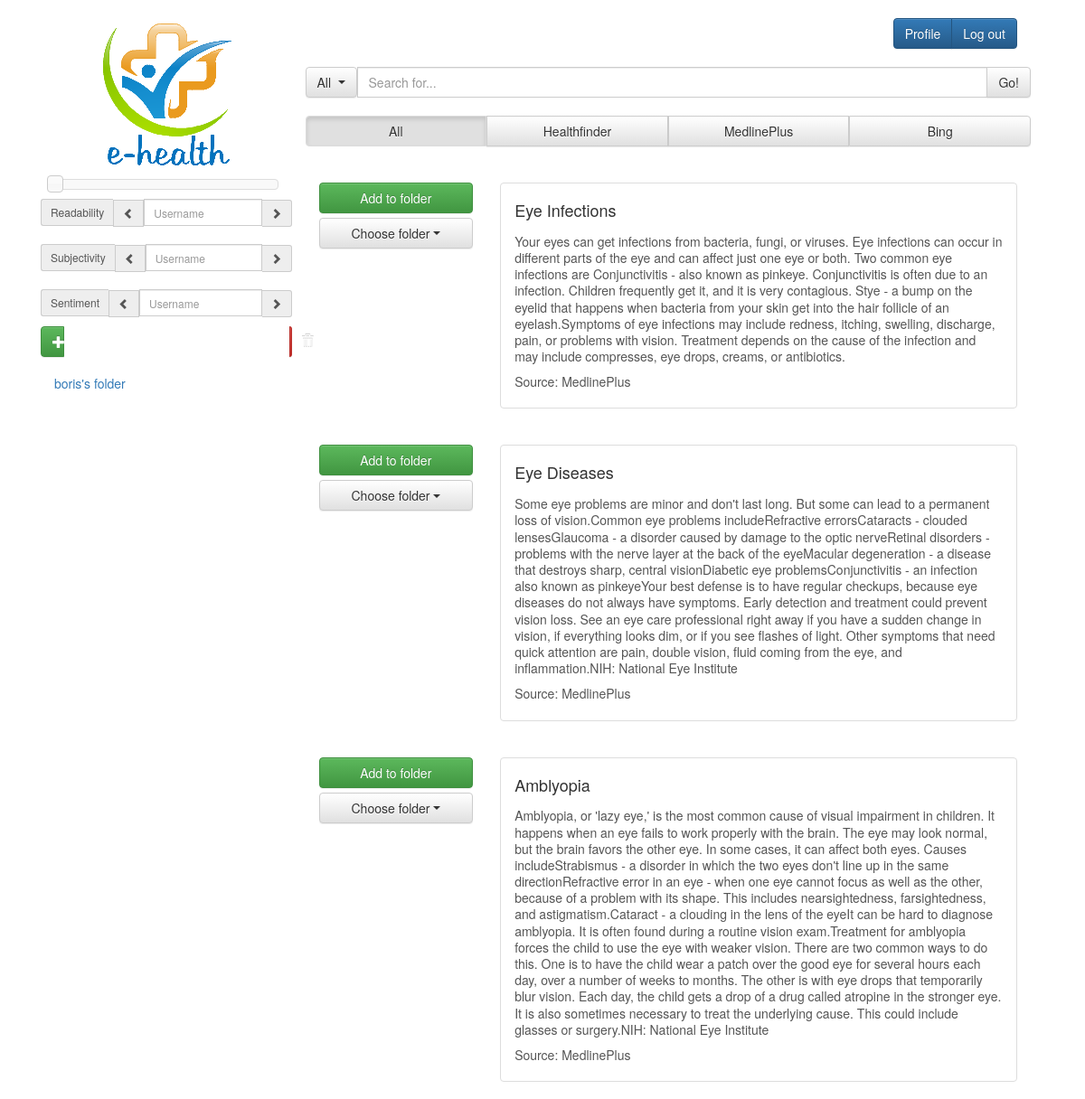
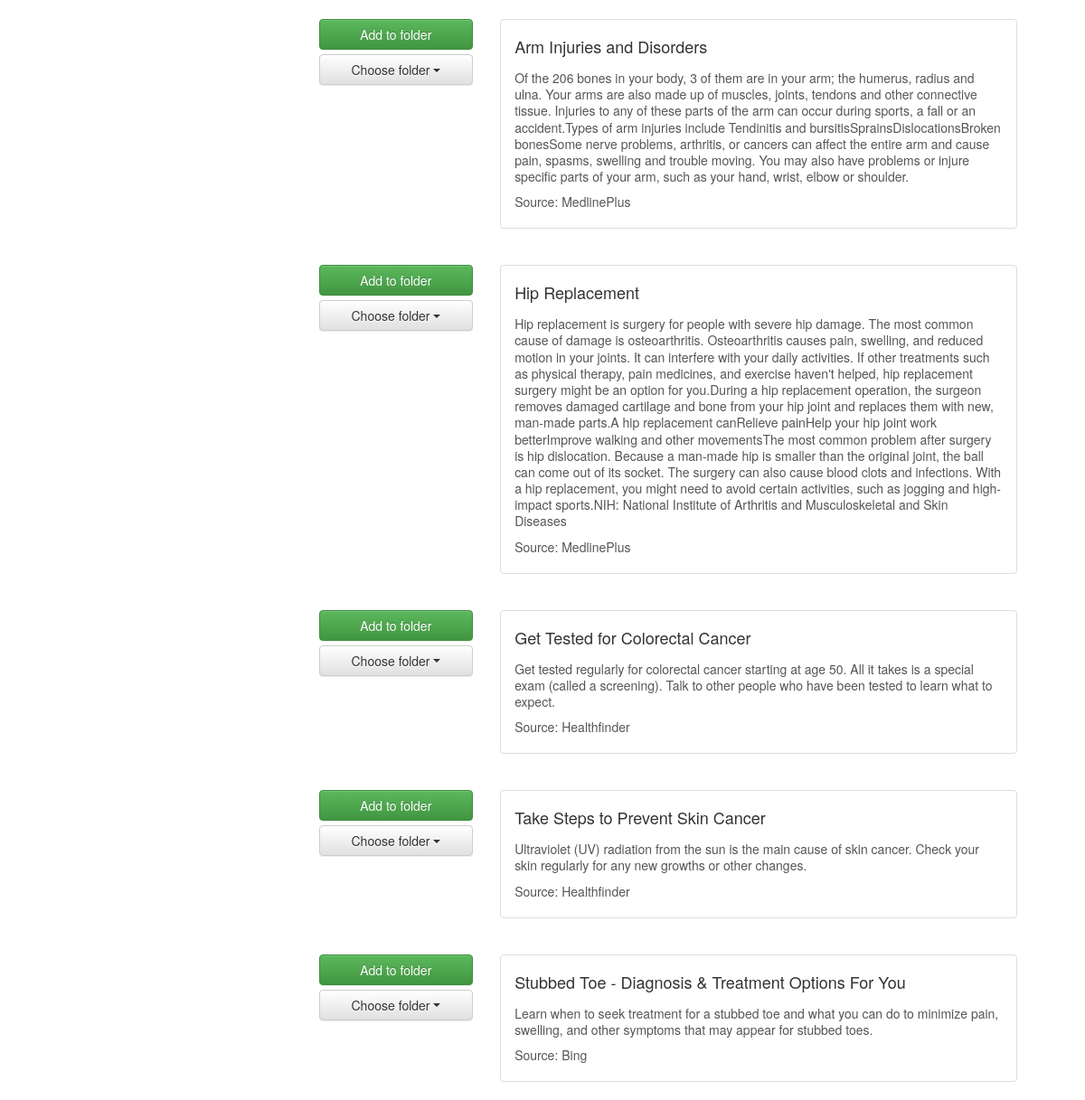
/ehealth/dashboard/ (signed in), run on the app's committed database (2 pictures, top to bottom).
### ehealth/models.py (models this page shows, shortened)
class Folder(models.Model):
        user = models.ForeignKey(Searcher, related_name="folders")
        name = models.CharField(max_length=128, unique=False)
        pages = models.ManyToManyField(Page,through='FolderPage',related_name="folders")
        public = models.BooleanField(default=False)

class Page(models.Model):
    title = models.CharField(max_length=128)
    source = models.CharField(max_length=128)
    summary = models.TextField()
    url = models.URLField()
    readability_score = models.FloatField(default=0)
    sentiment_score = models.FloatField(default=0)
    subjectivity_score = models.FloatField(default=0)
    times_saved = models.BigIntegerField(default=0)

### ehealth/views.py (the view)
def dashboard(request):
    context_dict={}
    try:
        user = request.user     #get the cureent logged in user
        user=User.objects.get(username=user)
        searcher=Searcher.objects.get(user=user)
        folders = searcher.folders.all()
        context_dict["folders"]=folders
    except:
        return HttpResponseRedirect("/ehealth/")
    try:
        topPages = Page.objects.order_by("times_saved")[:15]
        context_dict["pages"] = topPages
    except:
        print "stuff broke"
    return render(request, 'dashboard.html',context_dict)

### templates/dashboard.html (shortened to what this page needs)
{% extends "layout.html" %}
{% load staticfiles %}
{% block content %}
<link rel="stylesheet" type="text/css" href="{% static "css/main.css" %}" />
<div class="container">
    <div class="col-md-3 menu mtb20">
        <div class="col-md-13 col-md-offset-2 mb10">
          <a href="/ehealth/dashboard/">
            <img src="{% static "img/logo.png" %}" class="img-responsive" alt="Responsive image">
          </a>
        </div>
        <div id="slider1" class="slider"></div>
        <div class="row">
          <div class="readability_score">
            <div class="input-group input-group-sm mtb10">
              <span class="input-group-addon">Readability</span>
              <span class="input-group-addon glyphicon glyphicon-chevron-left" id="sizing-addon2"></span>
              <input id="readability_score_input" type="text" class="form-control" placeholder="Username" aria-describedby="sizing-addon2">
              <span class="input-group-addon glyphicon glyphicon-chevron-right" id="sizing-addon2"></span>
            </div>
          </div>
          <div class="subjectivity_score mtb10">
            <div class="input-group input-group-sm">
              <span class="input-group-addon">Subjectivity</span>
              <span class="input-group-addon glyphicon glyphicon-chevron-left" id="sizing-addon2"></span>
              <input id="readability_score_input" type="text" class="form-control" placeholder="Username" aria-describedby="sizing-addon2">
              <span class="input-group-addon glyphicon glyphicon-chevron-right" id="sizing-addon2"></span>
            </div>
          </div>
          <div class="sentiment_score mtb10">
            <div class="input-group input-group-sm">
              <span class="input-group-addon">Sentiment</span>
              <span class="input-group-addon glyphicon glyphicon-chevron-left" id="sizing-addon2"></span>
              <input id="readability_score_input" type="text" class="form-control" placeholder="Username" aria-describedby="sizing-addon2">
              <span class="input-group-addon glyphicon glyphicon-chevron-right" id="sizing-addon2"></span>
            </div>
          </div>
        </div>
        <div class="col-md-13 row">
            <div class="btn-group btn-group-justified" role="group">
                <div id=create_folder class="btn btn-success centered glyphicon glyphicon-plus create_folder" role="button"
                      type="button"></div>
                <div id="delete_folder" class="btn btn-danger centered glyphicon glyphicon-trash" role="button" ></div>
            </div>
        </div>
        <div class="col-md-13 mt10 mb10 row">
            <ul class="nav nav-pills nav-stacked folder_list">
              {% if folders %}
              {% for folder in folders %}
                <li role="presentation" class="btn-block folder"><a class="nofocus" href="#!" >{{folder.name}}</a></li>
              {% endfor %}
              {% endif %}
            </ul>
        </div>
    </div>
    <div class="col-md-9 pull-right">
        <div class="col-md-12">
            <div class="pull-right btn-group mtb20 headerBorder" role="group" id="header">
                <a href="/ehealth/profile/{{user}}/" class="btn btn-primary">Profile</a>
                <a href="/ehealth/logout/" class="btn btn-primary">Log out</a>
            </div>
        </div>
        <div class="row">
            <div class="col-lg-12 col-lg-offset-0">
              <div class="input-group">
                <div class="input-group-btn">
                  <button id="category" type="button" class="btn btn-default dropdown-toggle" data-toggle="dropdown" aria-haspopup="true" aria-expanded="false">All </button>
                </div>
                <input type="text" id="search_bar" name="search_bar" class="form-control" aria-label="..." placeholder="Search for...">
                <span class="input-group-btn">
                  <button id="search_button" class="btn btn-default" type="button">Go!</button>
                </span>
              </div>
            </div>
        </div>
        <div class="col-md-13">
            <div class="btn-group btn-group-justified mtb20" role="group">
                <div id="all_filter" class="btn btn-default active_on_click" role="button" >All</div>
                <div id="healthfinder_filter" class="active_on_click btn btn-default" role="button" >Healthfinder</div>
                <div id="medlineplus_filter" class="active_on_click btn btn-default" role="button" >MedlinePlus</div>
                <div id="bing_filter" class="active_on_click btn btn-default" role="button" >Bing</div>
            </div>
        </div>
          <div id = "search_results" class = "col-md-12">
            {% if pages %}
            {% for page in pages %}
              <div class="row {{page.source}} ">
                <div class='col-md-3 mtb20 pull-right'>
                  <button type='button' class='btn btn-block btn-success add_to_folder_button'>Add to folder</button>
                  <button type='button' class='btn btn-block btn-default dropdown-toggle folder_choice_button'
                    data-toggle='dropdown' aria-haspopup='true' aria-expanded='false'>Choose folder</button>
                </div>
                <div class='col-md-9 mtb20 pull-left'>
                  <a href="{{page.url}}" target='_blank' class="list-group-item table table-responsive ">
                  <h4 class="list-group-item-heading mtb15">{{ page.title }}</h4>
                  <p class="list-group-item-text mtb10">{{ page.summary }}</p>
                  <p class="list-group-item-text mtb10">Source: {{ page.source }}</p>
                  </a>
                </div>
              </div>
            {% endfor %}
            {% endif %}
          </div>
        </div>
    </div>
<link href="{% static "Sliders/jquery-ui.css" %}" rel="stylesheet">
{% endblock %}

### templates/layout.html (shortened to what this page needs)
<!DOCTYPE html>
<html lang="en">
  <head>
    {% load staticfiles %}
    <link rel="stylesheet" type="text/css"
      href="https://maxcdn.bootstrapcdn.com/bootstrap/4.0.0-alpha.2/css/bootstrap.min.css">
    <link rel="stylesheet" href="https://maxcdn.bootstrapcdn.com/bootstrap/3.3.6/css/bootstrap.min.css">
    <link rel="stylesheet" href="https://maxcdn.bootstrapcdn.com/bootstrap/3.3.6/css/bootstrap-theme.min.css">
  </head>
  <body>
    {% block content %}
    {% endblock %}
  </body>
</html>

### static/css/main.css (style rules this page uses)
.headerBorder { border-radius: 10px; }
.mtb20 { margin-top: 20px; margin-bottom: 20px; }
.mtb15 { margin-top: 10px; margin-bottom: 15px; }
.mtb10 { margin-top: 10px; margin-bottom: 10px; }
.mb10 { margin-bottom: 10px; }
.mt10 { margin-top: 10px; }
.nofocus, .btn:focus { outline: none !important; }

### data on the page
Folder: name "boris's folder"
Page: title "Eye Infections", summary "Your eyes can get infections from bacteria, fungi, or viruses. Eye infections can occur in different parts of the eye and can affect just one eye or both. Two common eye infections are Conjunctivitis - also known as pinkeye. Conjunctivitis is often due to an infection. Children frequently get it, and it is very contagious. Stye - a bump on the eyelid that happens when bacteria from your skin get into the hair follicle of an eyelash.Symptoms of eye infections may include redness, itching, swelling, discharge, pain, or problems with vision. Treatment depends on the cause of the infection and may include compresses, eye drops, creams, or antibiotics.", source "MedlinePlus"
Page: title "Eye Diseases", summary "Some eye problems are minor and don't last long. But some can lead to a permanent loss of vision.Common eye problems includeRefractive errorsCataracts - clouded lensesGlaucoma - a disorder caused by damage to the optic nerveRetinal disorders - problems with the nerve layer at the back of the eyeMacular degeneration - a disease that destroys sharp, central visionDiabetic eye problemsConjunctivitis - an infection also known as pinkeyeYour best defense is to have regular checkups, because eye diseases do not always have symptoms. Early detection and treatment could prevent vision loss. See an eye care professional right away if you have a sudden change in vision, if everything looks dim, or if…", source "MedlinePlus"
Page: title "Amblyopia", summary "Amblyopia, or 'lazy eye,' is the most common cause of visual impairment in children. It happens when an eye fails to work properly with the brain. The eye may look normal, but the brain favors the other eye. In some cases, it can affect both eyes. Causes includeStrabismus - a disorder in which the two eyes don't line up in the same directionRefractive error in an eye - when one eye cannot focus as well as the other, because of a problem with its shape. This includes nearsightedness, farsightedness, and astigmatism.Cataract - a clouding in the lens of the eyeIt can be hard to diagnose amblyopia. It is often found during a routine vision exam.Treatment for amblyopia forces the child to use…", source "MedlinePlus"
Page: title "Arm Injuries and Disorders", summary "Of the 206 bones in your body, 3 of them are in your arm; the humerus, radius and ulna. Your arms are also made up of muscles, joints, tendons and other connective tissue. Injuries to any of these parts of the arm can occur during sports, a fall or an accident.Types of arm injuries include Tendinitis and bursitisSprainsDislocationsBroken bonesSome nerve problems, arthritis, or cancers can affect the entire arm and cause pain, spasms, swelling and trouble moving. You may also have problems or injure specific parts of your arm, such as your hand, wrist, elbow or shoulder.", source "MedlinePlus"
Page: title "Hip Replacement", summary "Hip replacement is surgery for people with severe hip damage. The most common cause of damage is osteoarthritis. Osteoarthritis causes pain, swelling, and reduced motion in your joints. It can interfere with your daily activities. If other treatments such as physical therapy, pain medicines, and exercise haven't helped, hip replacement surgery might be an option for you.During a hip replacement operation, the surgeon removes damaged cartilage and bone from your hip joint and replaces them with new, man-made parts.A hip replacement canRelieve painHelp your hip joint work betterImprove walking and other movementsThe most common problem after surgery is hip dislocation. Because a man-made hip…", source "MedlinePlus"
Page: title "Get Tested for Colorectal Cancer", summary "Get tested regularly for colorectal cancer starting at age 50. All it takes is a special exam (called a screening). Talk to other people who have been tested to learn what to expect.", source "Healthfinder"
Page: title "Take Steps to Prevent Skin Cancer", summary "Ultraviolet (UV) radiation from the sun is the main cause of skin cancer. Check your skin regularly for any new growths or other changes.", source "Healthfinder"
Page: title "Stubbed Toe - Diagnosis & Treatment Options For You", summary "Learn when to seek treatment for a stubbed toe and what you can do to minimize pain, swelling, and other symptoms that may appear for stubbed toes.", source "Bing"
